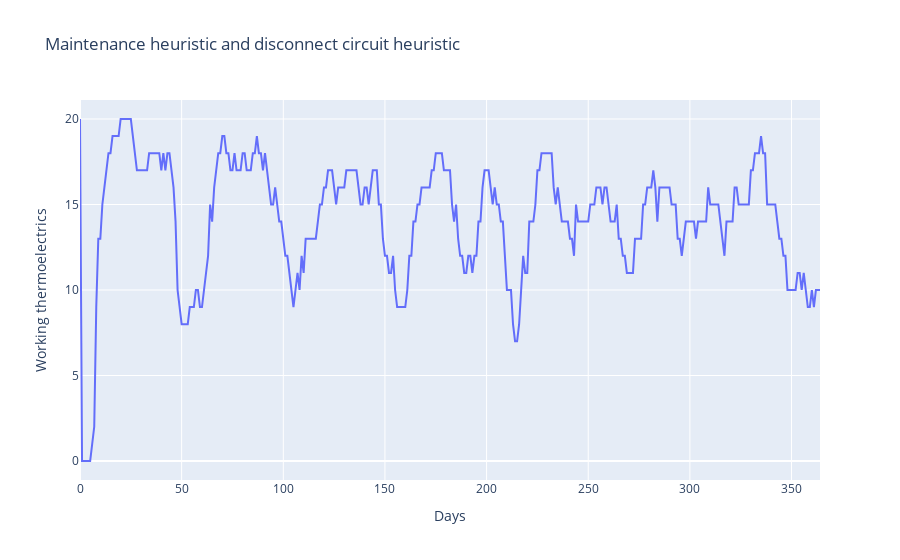
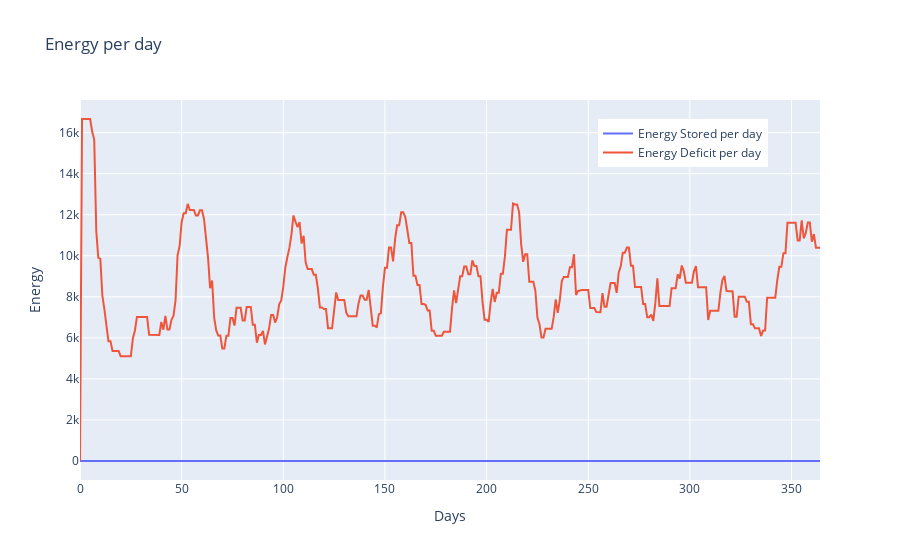

Here is the notebook cell these charts were saved with, in order:
### Code cell
tmp_thermoelectrics = copy.deepcopy(thermoelectrics)
tmp_circuits = copy.deepcopy(circuits)

(
    working_thermoelectrics_both_heuristic,
    deficit_per_day_both_heuristic,
    stored_energy_per_day_both_heuristic,
    circuits_result,
) = simulate(
    tmp_thermoelectrics,
    days,
    Agent(
        give_maintenance_heuristic,
        disconnect_circuit_heuristic,
    ),
    tmp_circuits,
    stored_energy,
)
working_thermoelectrics_both_heuristic = [
    sum(x) for x in working_thermoelectrics_both_heuristic
]


fig_both_heuristic = go.Figure()
fig_both_heuristic.add_trace(
    go.Scatter(
        x=list(range(0, days)),
        y=working_thermoelectrics_both_heuristic,
        mode="lines",
    )
)
fig_both_heuristic.update_layout(
    title="Maintenance heuristic and disconnect circuit heuristic",
    xaxis_title="Days",
    yaxis_title="Working thermoelectrics",
)

fig_both_heuristic.show()


fig_energy_deficit_and_stored = go.Figure()


fig_energy_deficit_and_stored.add_trace(
    go.Scatter(
        x=list(range(0, days)),
        y=stored_energy_per_day_both_heuristic,
        mode="lines",
        name="Energy Stored per day",
    )
)

fig_energy_deficit_and_stored.add_trace(
    go.Scatter(
        x=list(range(0, days)),
        y=deficit_per_day_both_heuristic,
        mode="lines",
        name="Energy Deficit per day",
    )
)

fig_energy_deficit_and_stored.update_layout(
    title="Energy per day",
    xaxis_title="Days",
    yaxis_title="Energy",
    legend=dict(x=0.7, y=0.95),
    showlegend=True,
)


fig_energy_deficit_and_stored.show()

### Figure 1 — Plotly figure (JSON) as saved in the notebook; plotly's stock layout.template omitted (floating-point values rounded to 4 significant figures; data arrays with more than 128 entries replaced by an {"elided": "..."} marker saying what was removed)
{"data": [{"mode": "lines", "type": "scatter", "x": {"elided": "365 int values"}, "y": {"elided": "366 int values"}}], "layout": {"title": {"text": "Maintenance heuristic and disconnect circuit heuristic"}, "xaxis": {"title": {"text": "Days"}}, "yaxis": {"title": {"text": "Working thermoelectrics"}}}}

### Figure 2 — Plotly figure (JSON) as saved in the notebook; plotly's stock layout.template omitted (floating-point values rounded to 4 significant figures; data arrays with more than 128 entries replaced by an {"elided": "..."} marker saying what was removed)
{"data": [{"mode": "lines", "name": "Energy Stored per day", "type": "scatter", "x": {"elided": "365 int values"}, "y": {"elided": "366 int values"}}, {"mode": "lines", "name": "Energy Deficit per day", "type": "scatter", "x": {"elided": "365 int values"}, "y": {"elided": "366 float values"}}], "layout": {"legend": {"x": 0.7, "y": 0.95}, "showlegend": true, "title": {"text": "Energy per day"}, "xaxis": {"title": {"text": "Days"}}, "yaxis": {"title": {"text": "Energy"}}}}
